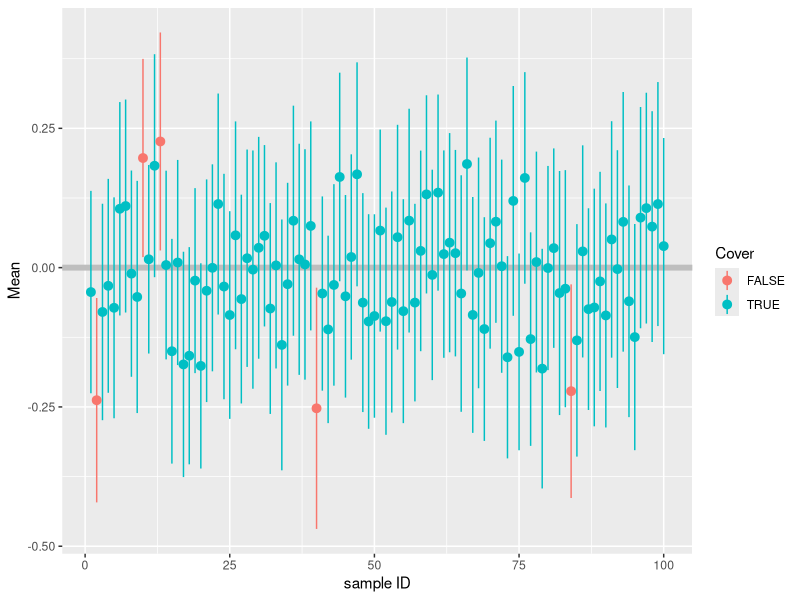

Generate this figure with R:
## ---- chunk 1
library(tidyverse)
library(ggplot2)
## ---- chunk 2
set.seed(524)
sim_res <- replicate(100, sample(rnorm(100),100),simplify = F)
## ---- chunk 3
bias <- sim_res %>% 
  lapply(mean) %>% unlist

abs_bias <- abs(bias)
  
se <- sim_res %>% 
  lapply(sd) %>% unlist / sqrt(100)

lower_bound <- bias - 1.96 * se

upper_bound <- bias + 1.96 * se

tbl <- data.frame(sample = 1:100,
                  bias,
                  abs_bias,
                  se,
                  lower_bound,
                  upper_bound,
                  cover = as.factor(lower_bound < 0 & upper_bound > 0))
colnames(tbl) <- c("sample ID", "Mean", "absolute bias", "standard error", "95%CI lower bound", "95%CI upper bound", "Cover")
## ---- chunk 4
ggplot(tbl,aes(y = Mean, x = `sample ID`, color = Cover)) + 
  geom_point(aes(color = tbl$Cover)) +
  geom_hline(aes(yintercept = 0),color = "gray", size =2) +
  geom_pointrange( aes(ymin = tbl$`95%CI lower bound`, ymax = tbl$`95%CI upper bound`, color=Cover))
## ---- chunk 5
tbl %>%
  filter(Cover == F)
